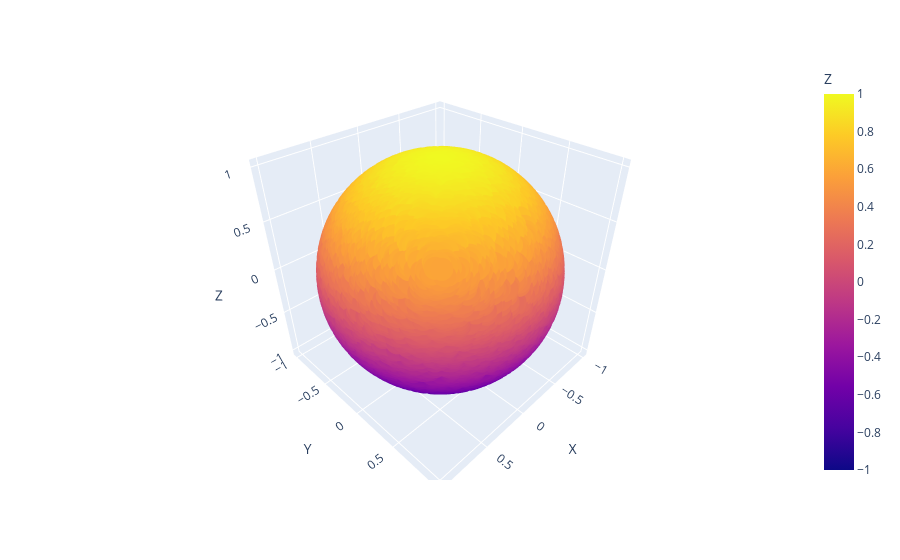

The notebook cell this image was saved under:
### Code cell
# Read data from a csv
import plotly.express as px

N = 10000
xs = (np.random.random(N) - 0.5) * 2
ys = (np.random.random(N) - 0.5) * 2
zs = (np.random.random(N) - 0.5) * 2
xs = (np.random.normal(0, 1, N))
ys = (np.random.normal(0, 1, N))
zs = (np.random.normal(0, 1, N))

random_vectors = np.array([xs, ys, zs]).T
random_unit_vectors = np.zeros(shape=random_vectors.shape)
for i in range(random_vectors.shape[0]):
    random_unit_vectors[i] = random_vectors[i] / np.linalg.norm(random_vectors[i])

df = pd.DataFrame(random_unit_vectors, columns=["X", "Y", "Z"])

fig = px.scatter_3d(df, x='X', y='Y', z='Z', color='Z')
fig.show()

### Figure 1 — Plotly figure (JSON) as saved in the notebook; plotly's stock layout.template omitted (floating-point values rounded to 4 significant figures; data arrays with more than 128 entries replaced by an {"elided": "..."} marker saying what was removed)
{"data": [{"hovertemplate": "X=%{x}<br>Y=%{y}<br>Z=%{marker.color}<extra></extra>", "legendgroup": "", "marker": {"color": {"elided": "10000 float values"}, "coloraxis": "coloraxis", "symbol": "circle"}, "mode": "markers", "name": "", "scene": "scene", "showlegend": false, "type": "scatter3d", "x": {"elided": "10000 float values"}, "y": {"elided": "10000 float values"}, "z": {"elided": "10000 float values"}}], "layout": {"coloraxis": {"colorbar": {"title": {"text": "Z"}}, "colorscale": [[0, "#0d0887"], [0.1111, "#46039f"], [0.2222, "#7201a8"], [0.3333, "#9c179e"], [0.4444, "#bd3786"], [0.5556, "#d8576b"], [0.6667, "#ed7953"], [0.7778, "#fb9f3a"], [0.8889, "#fdca26"], [1, "#f0f921"]]}, "legend": {"tracegroupgap": 0}, "margin": {"t": 60}, "scene": {"domain": {"x": [0, 1], "y": [0, 1]}, "xaxis": {"title": {"text": "X"}}, "yaxis": {"title": {"text": "Y"}}, "zaxis": {"title": {"text": "Z"}}}}}
